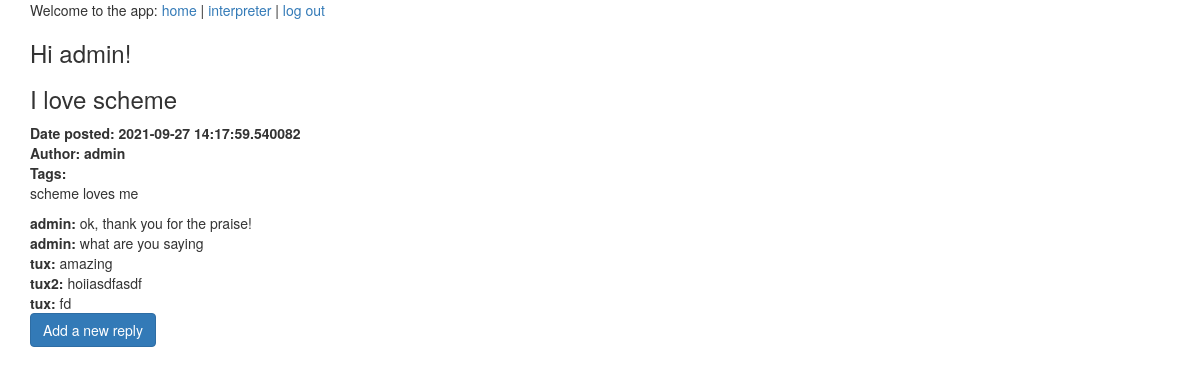
Before: /postpage/2 (signed in) with the older database file.
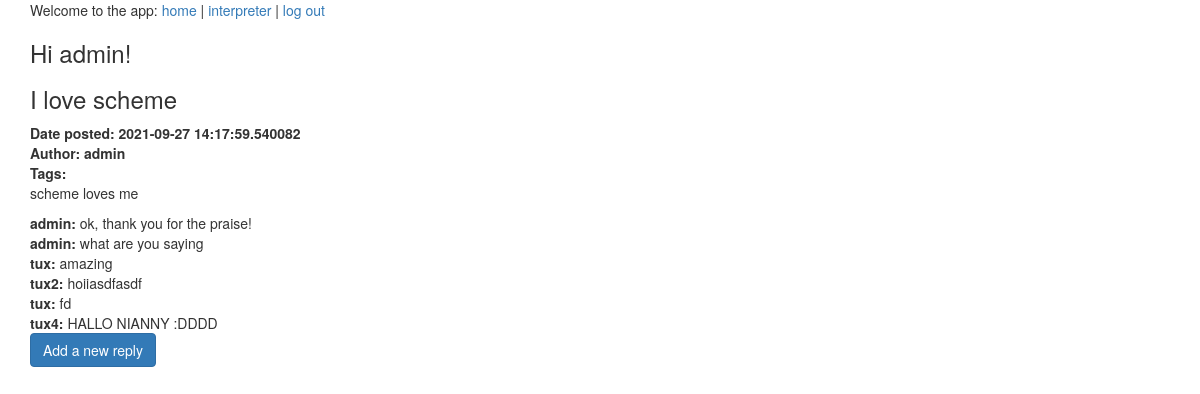
After: the same page with the newer database file.
### schemeinterp/models.py (models this page shows, shortened)
class User(db.Model, UserMixin):
    id = db.Column(db.Integer, primary_key=True)
    username = db.Column(db.String(50), unique=True)
    password = db.Column(db.String(256))
    email = db.Column(db.String(120), index=True, unique=True)
    date_created = db.Column(db.DateTime, default=datetime.now())
    posts = db.relationship(
        "Post", backref="user", lazy="joined"
    )  # ONE TO MANY relship for post
    replies = db.relationship("Reply", backref="user", lazy="joined")
    tags = db.relationship(
        "Tag", backref="user", lazy="joined"
    )  # ONE TO MANY relship for tags

class Reply(db.Model):
    id = db.Column(db.Integer, primary_key=True)
    reply_content = db.Column(db.String(500))
    post_id = db.Column(db.Integer, db.ForeignKey("post.id"))
    user_id = db.Column(db.Integer, db.ForeignKey("user.id"))

### schemeinterp/views.py (the view)
@app.route("/postpage/<int:post_id>", methods=["GET"])
@login_required
def viewpost(post_id):
    post = Post.query.filter_by(id=post_id).first()
    user = User.query.filter_by(id=post.user_id).first().username
    user_replies = []
    for i in range(len(post.replies)):
        user_replies.append(
            User.query.filter_by(id=post.replies[i].user_id).first().username
        )
    return render_template(
        "postpage.html", post=post, username=user, user_replies=user_replies
    )

### schemeinterp/models.py (called while the page is built)
@login.user_loader
def load_user(user_id):
    return User.query.get(int(user_id))

### schemeinterp/templates/postpage.html (shortened to what this page needs)
{% extends "template.html" %}
{% block content %}
<div class="container">
  {% if current_user.is_authenticated %}
    <h3>Hi {{ current_user.username }}!</h3>
  {% endif %}
  <h3>{{post.name}}</h3>
  <table>
    <tr>
      <th>Date posted: {{post.tdate}}</th>
    </tr>
    <tr>
      <th>Author: {{username}}</th>
    </tr>
    <tr>
      <th>Tags:
      </th>
    </tr>
  </table>
  <p>{{post.description}}</p>
  {% for reply in range(post.replies|length) %}
  <b>{{user_replies[reply]}}:</b> {{post.replies[reply].reply_content}}
  <br>
  {% endfor %}
  <form action="/replyform/{{post.id}}">
  <input type="Submit" value="Add a new reply" class="btn btn-primary" >
  </form>
{% endblock %}

Changed rows visible on the page:
added User: username "tux4"
added Reply: reply_content "HALLO NIANNY :DDDD"
